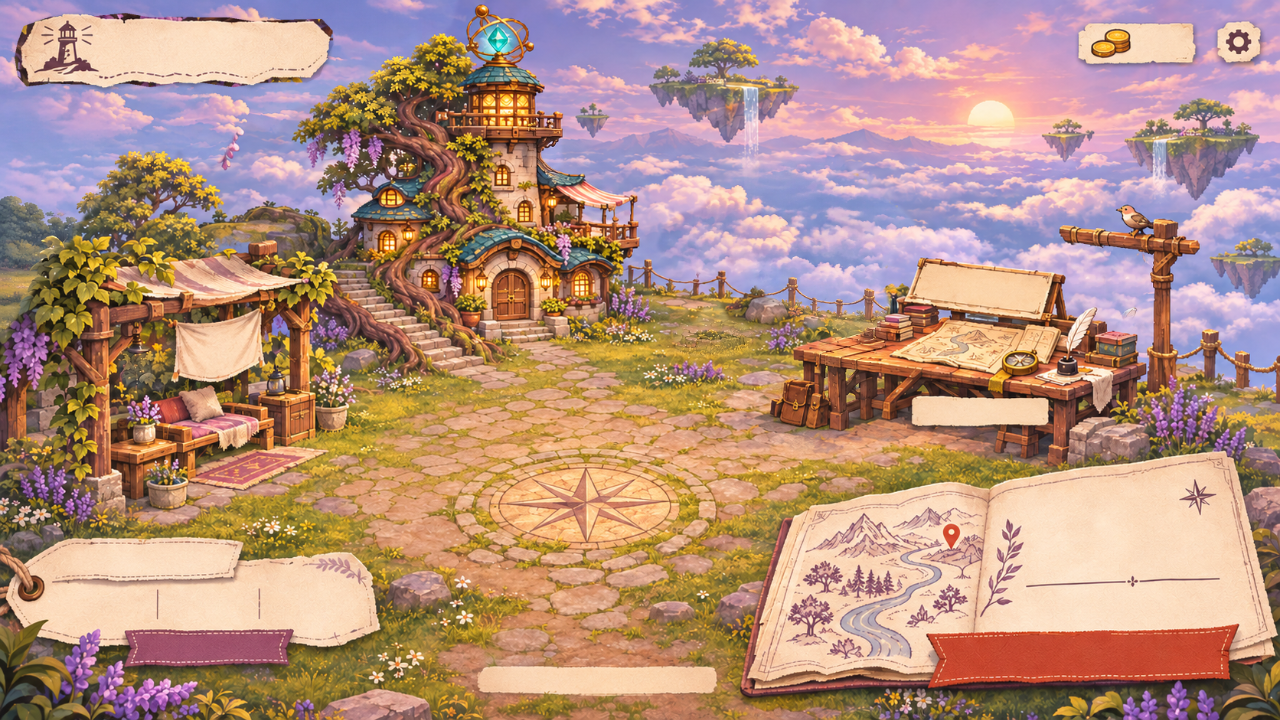
#> input picture Art/HubWorld/review/unity-1280x720-base-only.png, 1280 x 720 px
$ python render_field_book_and_cloth.py
#> lines starting #> are read from the running program, lines starting #| are printed output that depends on the picture; after the words box and inside, x2 and y2 are one past the last pixel; in counts of white or black regions, pixels touching at a corner belong together
### Art/HubWorld/build_aurora_inscrita.py
"""Build Aurora Inscrita from Lumon's original chisel-cut display outlines."""
import math
import json
import unicodedata
from pathlib import Path

from fontTools.fontBuilder import FontBuilder
from fontTools.pens.ttGlyphPen import TTGlyphPen
from PIL import Image, ImageDraw, ImageFont

OUT = Path(__file__).resolve().parents[2] / "Assets/Lumon/HubWorld/UI/Fonts/AuroraInscrita.ttf"

# The local design grid is 500 × 700. Rounded letters overshoot the cap line.
# Each entry names the stroke weight followed by the centerline coordinates.
SHAPES = {
    "A": [(69, (25, 0), (244, 706)), (92, (244, 706), (477, 0)), (57, (109, 235), (396, 235))],
    "B": [(87, (54, 0), (54, 700)), (70, (54, 700), (304, 700), (414, 632), (425, 531), (360, 430), (277, 392), (54, 392)),
          (80, (282, 392), (400, 345), (451, 260), (450, 138), (381, 43), (281, 0), (54, 0))],
    "C": [(80, (456, 582), (388, 671), (261, 706), (151, 667), (65, 566), (27, 424), (27, 265), (73, 124), (163, 34), (271, -6), (383, 32), (460, 112))],
    "D": [(87, (49, 0), (49, 700)), (81, (49, 700), (240, 700), (362, 652), (455, 518), (486, 351), (458, 174), (364, 47), (240, 0), (49, 0))],
    "E": [(87, (49, 0), (49, 700)), (65, (49, 700), (445, 700)), (58, (49, 360), (355, 360)), (72, (49, 0), (454, 0))],
    "F": [(87, (53, 0), (53, 700)), (65, (53, 700), (439, 700)), (58, (53, 362), (352, 362))],
    "G": [(80, (459, 586), (385, 672), (266, 706), (150, 669), (66, 567), (27, 424), (27, 264), (72, 126), (161, 37), (271, -6), (391, 26), (475, 96)), (78, (475, 96), (475, 303)), (60, (476, 304), (310, 304))],
    "H": [(85, (49, 0), (49, 700)), (85, (454, 0), (454, 700)), (61, (49, 352), (454, 352))],
    "I": [(92, (116, 0), (116, 700)), (56, (26, 700), (206, 700)), (65, (26, 0), (206, 0))],
    "J": [(82, (337, 700), (337, 151), (304, 46), (225, -10), (128, -2), (65, 46), (45, 118)), (57, (235, 700), (430, 700))],
    "K": [(85, (52, 0), (52, 700)), (66, (56, 266), (437, 700)), (89, (196, 432), (460, 0))],
    "L": [(85, (51, 700), (51, 0)), (74, (51, 0), (447, 0))],
    "M": [(69, (35, 0), (35, 700), (275, 133), (528, 700)), (83, (528, 700), (528, 0))],
    "N": [(71, (41, 0), (41, 700)), (88, (41, 700), (453, 0)), (70, (453, 0), (453, 700))],
    "O": [(78, (250, 705), (365, 675), (449, 569), (478, 449), (478, 245), (427, 108), (351, 28), (250, -7), (146, 24), (69, 111), (22, 245), (22, 442), (56, 568), (135, 674), (250, 705))],
    "P": [(86, (51, 0), (51, 700)), (71, (51, 700), (300, 700), (411, 638), (454, 532), (430, 414), (343, 350), (249, 333), (51, 333))],
    "Q": [(77, (250, 705), (365, 675), (449, 569), (478, 449), (478, 245), (427, 108), (351, 28), (250, -7), (146, 24), (69, 111), (22, 245), (22, 442), (56, 568), (135, 674), (250, 705)), (67, (288, 177), (496, -112))],
    "R": [(85, (51, 0), (51, 700)), (71, (51, 700), (291, 700), (411, 638), (446, 539), (415, 430), (313, 362), (51, 362)), (86, (266, 362), (467, 0))],
    "S": [(77, (448, 601), (368, 673), (259, 704), (137, 673), (63, 602), (45, 503), (100, 421), (382, 302), (452, 215), (439, 114), (362, 30), (241, -5), (117, 27), (42, 101))],
    "T": [(85, (247, 0), (247, 699)), (69, (17, 699), (478, 699))],
    "U": [(85, (43, 701), (43, 185), (78, 75), (157, 13), (249, -9), (349, 15), (430, 75), (460, 188), (460, 701))],
    "V": [(90, (22, 700), (252, 0)), (68, (252, 0), (478, 700))],
    "W": [(86, (19, 700), (169, 0)), (69, (169, 0), (339, 608)), (86, (339, 608), (514, 0)), (69, (514, 0), (648, 700))],
    "X": [(86, (37, 702), (461, 0)), (67, (36, 0), (461, 702))],
    "Y": [(88, (23, 700), (242, 365)), (69, (242, 365), (473, 700)), (83, (242, 365), (242, 0))],
    "Z": [(67, (32, 700), (465, 700)), (84, (465, 700), (30, 0)), (71, (30, 0), (476, 0))],
    "0": [(73, (242, 701), (355, 661), (436, 544), (458, 351), (434, 152), (351, 35), (242, -4), (134, 31), (54, 153), (31, 351), (54, 548), (134, 668), (242, 701))],
    "1": [(83, (247, 0), (247, 698)), (58, (247, 698), (87, 588)), (67, (122, 0), (374, 0))],
    "2": [(77, (43, 581), (98, 662), (229, 701), (359, 668), (430, 580), (427, 469), (47, 0), (449, 0))],
    "3": [(78, (49, 624), (151, 684), (286, 699), (390, 644), (419, 541), (385, 450), (311, 386), (218, 365)), (81, (218, 365), (322, 365), (410, 303), (441, 188), (411, 91), (309, 18), (178, 0), (53, 77))],
    "4": [(69, (343, 0), (343, 701), (31, 218), (450, 218))],
    "5": [(77, (417, 699), (105, 699), (64, 381), (237, 411), (360, 373), (432, 269), (420, 137), (345, 48), (224, 1), (113, 22), (42, 79))],
    "6": [(79, (402, 652), (305, 697), (182, 678), (86, 558), (40, 377), (43, 190), (90, 75), (211, 1), (330, 27), (421, 128), (431, 246), (362, 346), (246, 387), (123, 354), (44, 282))],
    "7": [(69, (38, 698), (453, 698)), (88, (453, 698), (157, 0))],
    "8": [(77, (234, 707), (122, 677), (65, 585), (69, 478), (151, 404), (359, 300), (435, 218), (425, 114), (343, 26), (235, -4), (118, 25), (43, 111), (47, 215), (128, 304), (357, 420), (414, 484), (415, 590), (348, 676), (234, 707))],
    "9": [(78, (424, 415), (333, 349), (214, 323), (98, 367), (35, 464), (49, 589), (139, 678), (249, 705), (369, 648), (430, 531), (427, 347), (375, 163), (274, 47), (153, 3), (53, 30))],
}

# Widths are based on the same lettering grid, including the narrow I and broad M/W.
WIDTHS = {"I": 232, "M": 568, "W": 677, "J": 440}

# [90 lines left out: functions polygon, stroke, glyph, main, not called in this run]


def make_glyph_sheet(characters, font_path=OUT, filename="aurora-glyphs", size=52, ink_stroke=0, lean=0):
    """Pack original font glyphs, preserving the baseline and actual ink bounds."""
#> called with filename = 'field-book-glyphs', size = 68, ink_stroke = 1, lean = 0.085
    cell = 96
    font = ImageFont.truetype(str(font_path), size)
    pixels = Image.new("RGBA", (1024, 1024), (255, 255, 255, 0))
    glyphs = []
    for i, char in enumerate(characters):
        left, top, right, bottom = font.getbbox(char, anchor="ls", stroke_width=ink_stroke)
        x, y = (i % 10) * cell + 1, (i // 10) * cell + 1
        width, height = right - left, bottom - top
        if width and height:
            ink = Image.new("L", (width, height))
            ImageDraw.Draw(ink).text((-left, -top), char, font=font, fill=255, anchor="ls",
                                     stroke_width=ink_stroke)
            if lean:
                start_shift = -top * lean
                end_shift = -bottom * lean
                lean_left, lean_right = int(min(start_shift, end_shift)) - 1, int(max(start_shift, end_shift)) + 1
                width += lean_right - lean_left
                ink = ink.transform((width, height), Image.Transform.AFFINE,
                                    (1, lean, lean_left - start_shift, 0, 1, 0), resample=Image.Resampling.BICUBIC)
                left += lean_left
            if max(width, height) >= cell - 2 or y + height > pixels.height:
                raise ValueError(f"Glyph {char!r} out of atlas bounds")
            pixels.paste((255, 255, 255, 255), (x, y, x+width, y+height), ink)
        glyphs.append(dict(code=ord(char), x=x, y=y, width=width, height=height, left=left, top=top,
                           advance=font.getlength(char)))
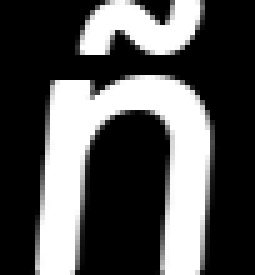
#> ink: PIL image 51x55 L (shown 5 times larger); min 0, max 255, mean 83.7
#> after the loop, glyphs = 85 items
    art = OUT.parent.parent / "Art"
    pixels.save(art / f"{filename}.png")
    (art / f"{filename}.json").write_text(json.dumps(dict(size=size, glyphs=glyphs), indent=2) + "\n",
                                           encoding="utf-8")


# [2 lines that do not run on import are left out]

### Art/HubWorld/render_field_book_and_cloth.py
"""Prepare the field-book lettering sheet and folded fabric from the painted Hub."""
from pathlib import Path
import numpy as np
import cv2
from PIL import Image, ImageDraw, ImageFilter
from build_aurora_inscrita import make_glyph_sheet

HERE = Path(__file__).resolve().parent
ART = HERE.parents[1] / "Assets/Lumon/HubWorld/UI/Art"
CHARACTERS = "ABCDEFGHIJKLMNOPQRSTUVWXYZabcdefghijklmnopqrstuvwxyz ÀÁÂÃÄÇÉÊÍÓÔÕÖÚÜÑàáâãäçéêíóôõöúüñ"
RECT = (174, 307, 269, 384)
FRAMES = 12


def main():
    make_glyph_sheet(CHARACTERS, ART.parent / "Fonts/SourceSerif4-Semibold.otf", "field-book-glyphs",
                     size=68, ink_stroke=1, lean=0.085)
    with Image.open(HERE / "review/unity-1280x720-base-only.png") as source:
#> source is the input picture: PIL image 1280x720 RGB; mean R, G, B 180.6, 144.3, 128.2
        paper = np.asarray(source.crop(RECT).convert("RGB"), dtype=np.float32)
    height, width = paper.shape[:2]
#> height = 77; width = 95
    coverage = Image.new("L", (width, height))
#> coverage: PIL image 95x77 L; every value is 0
    ImageDraw.Draw(coverage).polygon(
        [(3,17), (27,21), (56,17), (80,8), (87,2), (88,23), (89,52),
         (77,59), (59,66), (36,70), (17,68), (4,64)],
        fill=255,
    )
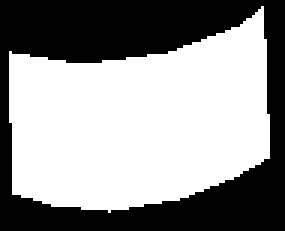
#> coverage: PIL image 95x77 L (shown 3 times larger); 58% white; 1 black region, box (x1, y1, x2, y2) and area: (0, 0, 95, 77) 3072
    matte = np.asarray(coverage.filter(ImageFilter.GaussianBlur(1.6)), dtype=np.float32) / 255
    y, x = np.mgrid[0:height, 0:width].astype(np.float32)
    # Pitched creases share the line warp used by HubInscription. Feathering
    # confines every change to the cloth and keeps the painted ties pinned.
    across = (x + RECT[0] - 176) / 83
    angle = 2 * np.pi * (across * 1.48 + (y + RECT[1] - 321) * .010)
    bend = np.sin(np.pi * np.clip(across, 0, 1))
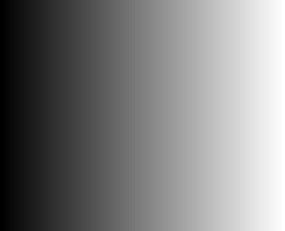
#> across: shape (77, 95) float32 (shown 3 times larger); min -0.0241, max 1.11, mean 0.542; drawn with min black and max white
    depth = np.clip((y + RECT[1] - 317) / 44, 0, 1)
    atlas = Image.new("RGBA", ((width + 2) * FRAMES, height + 2))
#> atlas: PIL image 1164x79 RGBA; every value is 0
    for frame in range(FRAMES):
        t = 2 * np.pi * frame / FRAMES
        fold = angle + .38 * np.sin(t)
        warp = (np.sin(fold) * 2.6 + np.sin(fold * 2) * .55) * bend * depth
        coords_y = (y - warp * matte).astype(np.float32)
        shaded = cv2.remap(paper, x, coords_y, cv2.INTER_LINEAR, borderMode=cv2.BORDER_REPLICATE)
        shadow = np.maximum(0, np.cos(fold)) ** 1.45
        crest = np.maximum(0, -np.cos(fold)) ** 2
        shaded = shaded * (1 - .245 * shadow[..., None] * bend[..., None] * depth[..., None])
        shaded += (255 - shaded) * (.115 * crest[..., None] * bend[..., None] * depth[..., None])
        patch = np.dstack((np.clip(shaded, 0, 255).astype("uint8"), (255 * matte).astype("uint8")))
        atlas.paste(Image.fromarray(patch), (frame * (width + 2) + 1, 1))
#> this loop made 12 passes
#> pass 1, in main, `coords_y = (y - warp * matte).astype(np.float32)`:
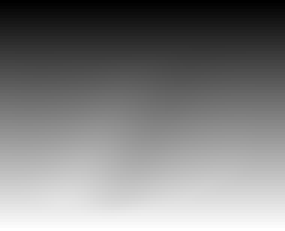
#> coords_y: shape (77, 95) float32 (shown 3 times larger); min 0, max 76, mean 38; drawn with min black and max white
#> after the loop:
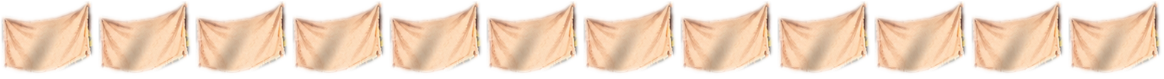
#> atlas: PIL image 1164x79 RGBA; mean R, G, B, A 182.5, 148.3, 116.9, 141.2; transparent parts drawn white
#> after the loop:
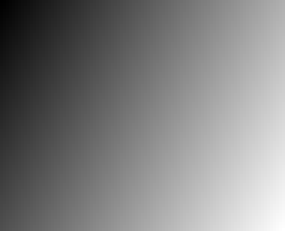
#> fold: shape (77, 95) float32 (shown 3 times larger); min -1.29, max 14.01, mean 6.36; drawn with min black and max white
#> after the loop:
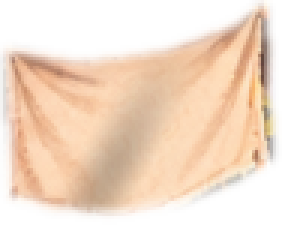
#> patch: shape (77, 95, 4) (shown 3 times larger); mean R, G, B, A 191.2, 155.3, 122.4, 147.9; transparent parts drawn white
    atlas.save(ART / "team-cloth.png")


if __name__ == "__main__":
    main()

$ run again, with Art/HubWorld/review/player-03-atlas-pt.png copied over Art/HubWorld/review/unity-1280x720-base-only.png
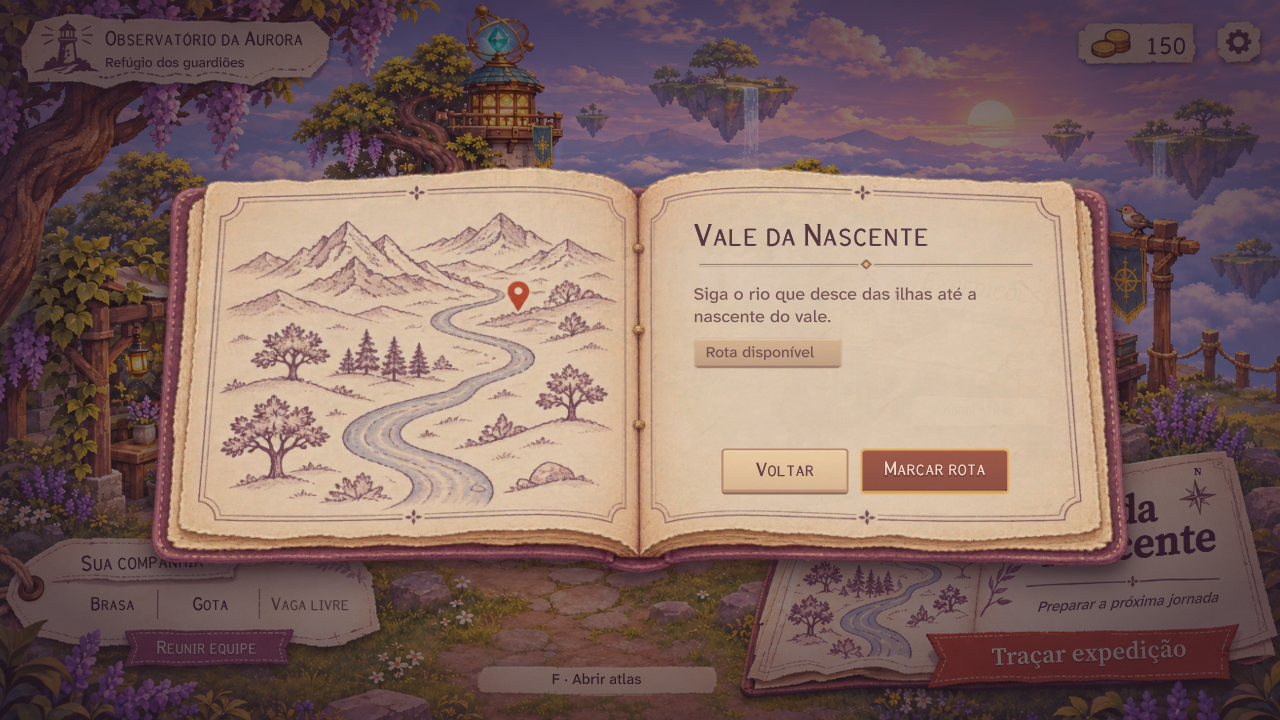
#> input picture Art/HubWorld/review/player-03-atlas-pt.png, 1280 x 720 px
#> after the loop in make_glyph_sheet, `for i, char in enumerate(characters):`: glyphs = 85 items
#> in main, source is the input picture: PIL image 1280x720 RGBA; mean R, G, B, A 130.6, 105, 99.5, 255
#> after the loop in main, `for frame in range(FRAMES):`:
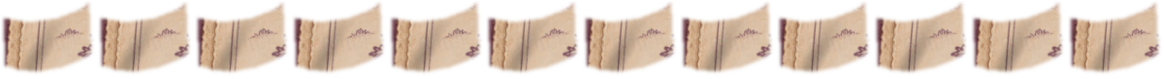
#> atlas: PIL image 1164x79 RGBA; mean R, G, B, A 185.2, 155.5, 134.6, 141.2; transparent parts drawn white
#> after the loop in main, `for frame in range(FRAMES):`:
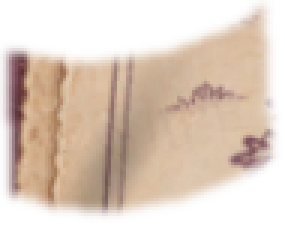
#> patch: shape (77, 95, 4) (shown 3 times larger); mean R, G, B, A 194, 162.9, 141, 147.9; transparent parts drawn white
